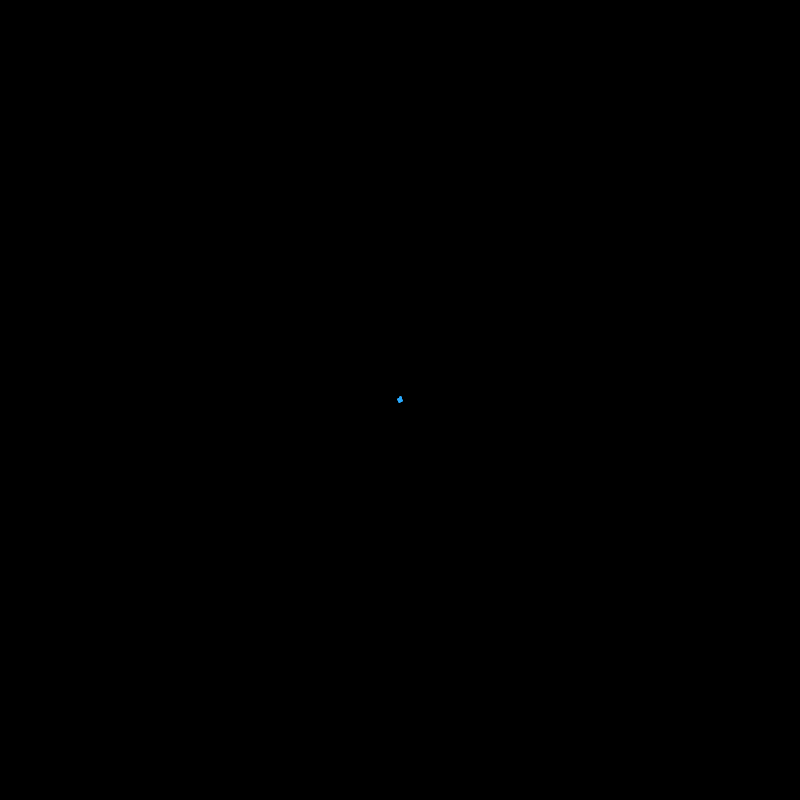
Frame 1 (no input)
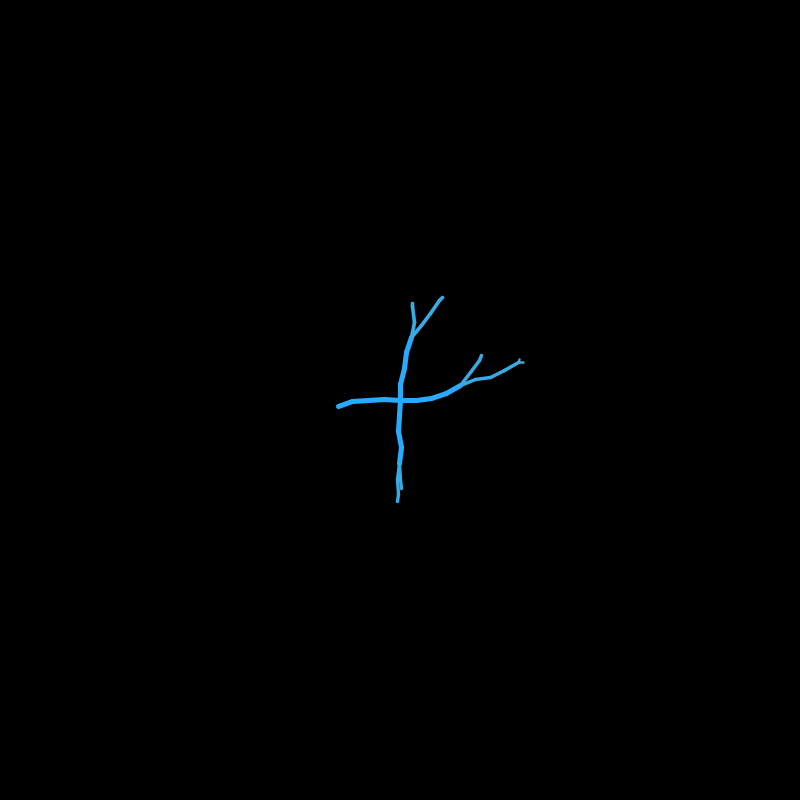
Frame 60 (the mouse pressed at the canvas centre just before this capture)
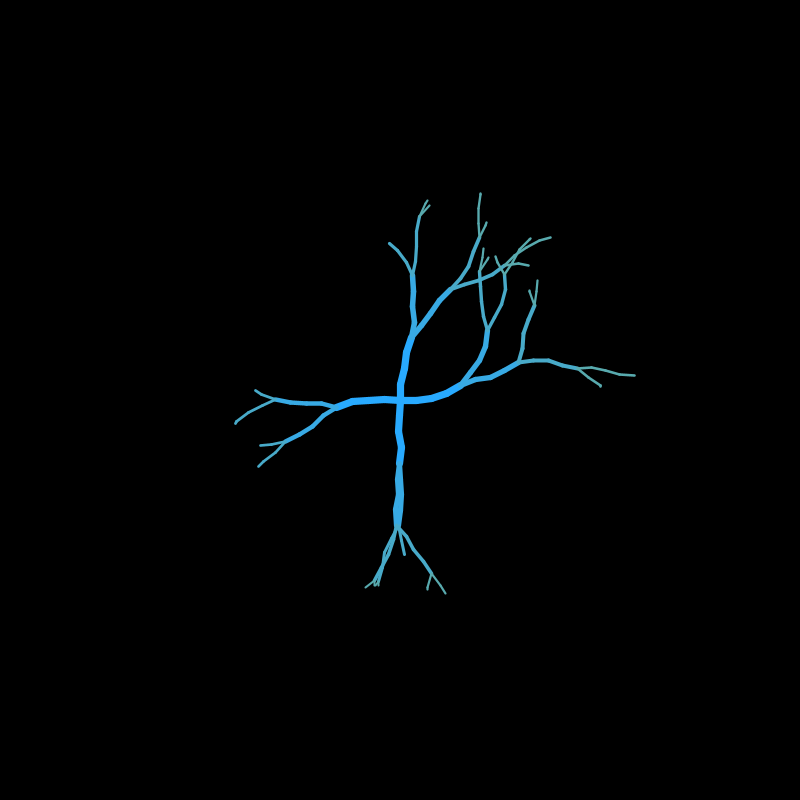
Frame 120 (the mouse held since frame 60 and released just before this capture)

The Processing sketch that drew these frames (run headless with seeded random() and noise(); from frame 60 on, the mouse is pressed at the canvas centre):

// Processing sketch: nerve_trees
// ── nerve_trees.pde
Branch[] trees;
int MAX_LEVEL = 8;
float MAX_TIME = 200; 

void setup() {
  size(800, 800);
  smooth(8);
  generate();
}

void keyReleased() {
  generate();
}

void generate() {
  float rot = 0;
  trees = new Branch[4];
  for (int n=0; n<4; n++) {
    trees[n] = new Branch(rot, 0);
    rot += HALF_PI;
  }
}
void draw() {
  background(0);

  translate(width/2, height/2);
  
  for (Branch tree : trees) {
    tree.update();
    tree.display();
  }
}

// ── Branch.pde

class Branch {
  float x, y, t; // t - segments
  float h, r, rate, scale; // h - segment length
  FloatList rs;
  int rl, l;
  
  float age = 0;
  float time = 0;
  
  ArrayList<Branch> branches;

  Branch(float rot, int lvl) {
    branches = new ArrayList<Branch>();
    rs = new FloatList();
    r = rot;
    l = lvl;
    scale = map(l, 0, MAX_LEVEL, 10, 1);
    rate = random(1, 3);
    
    h = map(l, 0, MAX_LEVEL, width * .02, width * .015);;
    rl = random(1) > 0.5 ? 1 : -1;
    
    t = 4; // map(l, 0, MAX_LEVEL, 11, 5); 
    for (int n = 0; n < t; n++) {
      rs.append(random(-0.3, 0.3)); 
    }
  }

  void grow() {
    if (l < MAX_LEVEL) {
      branches.add(new Branch(-PI * random(0.2), l + 1));
      branches.add(new Branch(PI * random(0.2), l + 1));
    }
  }

  void update() {
    time++;
    
    int curseg = floor(age / h);
    if (curseg < t) {
      age = min(age + rate, t * h);
    } else if (branches.size() == 0 && curseg == t) {    
      grow();
    }

    for (Branch f : branches) {
      f.update();
    }
  }

  void display() {
    pushMatrix();
    translate(x, y);
    rotate(r);
    
    stroke(
      map(l, 0, MAX_LEVEL, 40, 170), 
      170, 
      map(l, 0, MAX_LEVEL, 255, 40)
    );
    
    strokeWeight(map(time, 0, MAX_TIME, scale*.3, scale));
    
    int current = floor(age / h);
    for (int n=0; n < current; n++) {
      line(0, 0, 0, -h);
      translate(0, -h);
      rotate(rs.get(n));
    }
    
    if (age < h * t) {
      float prog = (age - current * h) / h;
      line(0, 0, 0, -lerp(0, h, prog));
    }

    for (Branch f : branches) {
      f.display();
    }
    popMatrix();
  }
}
